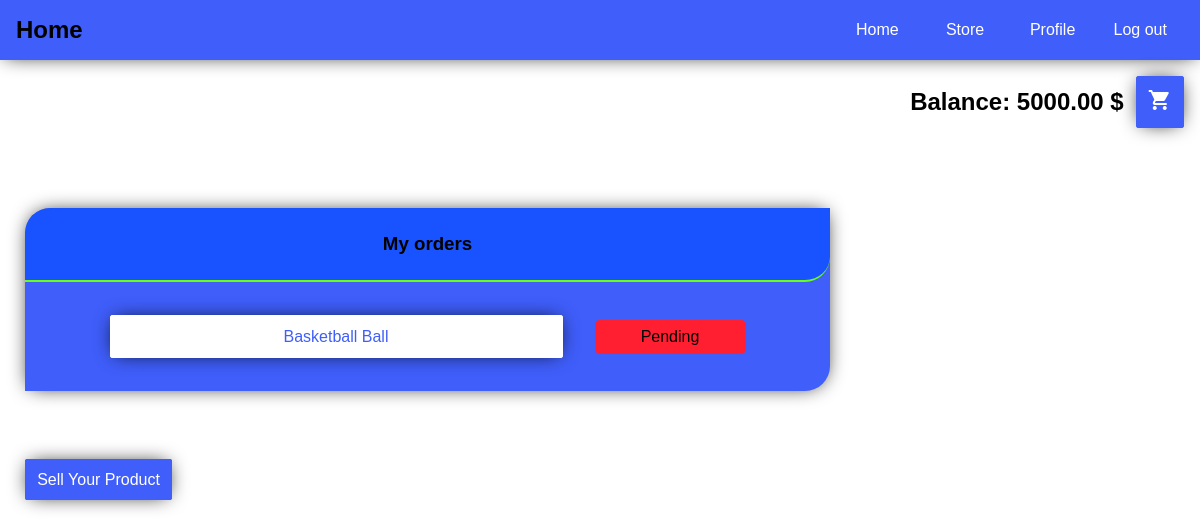
The app's page /ecommerce/ (signed in), older data.
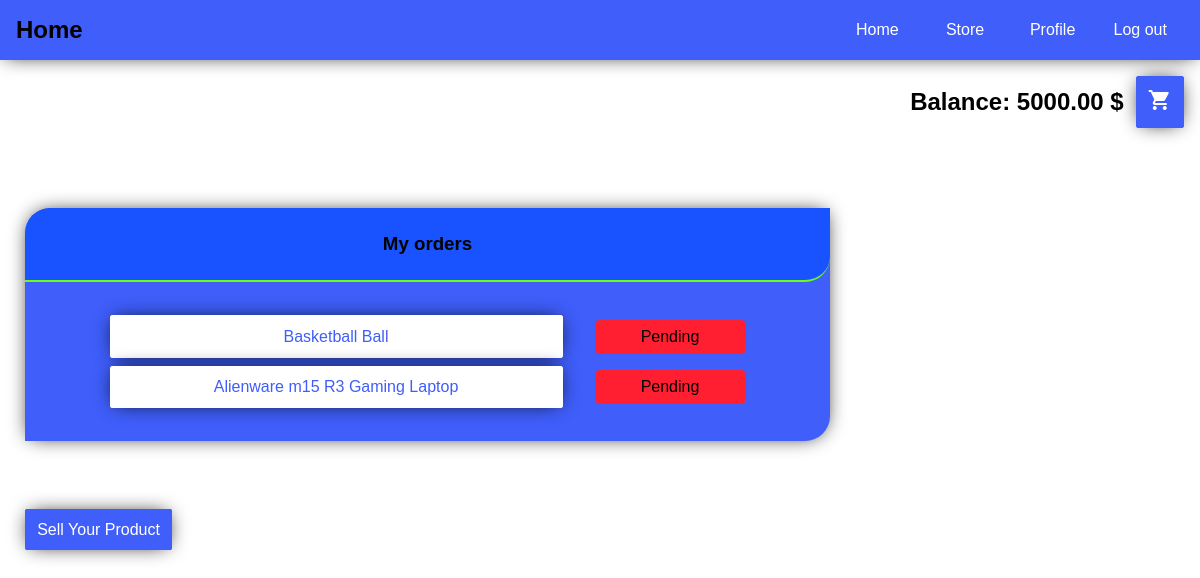
The same page, newer data.
### user/models.py (models this page shows, shortened)
class User(AbstractUser):
    username = models.CharField(max_length=30, unique=True)
    email = models.EmailField(max_length=60, unique=True)
    balance = models.DecimalField(default=0, max_digits=10, decimal_places=2, validators=[MinValueValidator(Decimal('0'))])
    first_name = models.CharField(max_length=60, null=True, blank=True)
    last_name = models.CharField(max_length=60, null=True, blank=True)
    is_admin = models.BooleanField(default=False)
    is_active = models.BooleanField(default=True)
    is_staff = models.BooleanField(default=False)
    is_superuser = models.BooleanField(default=False)
    date_joined = models.DateTimeField(auto_now_add=True)
    last_login = models.DateTimeField(auto_now=True)
    ACCOUNT_TYPE_CHOICES = [
        ('Premium', 'premium'),
        ('Default', 'default')
    ]
    account_type = models.CharField(max_length=20, choices=ACCOUNT_TYPE_CHOICES, default='default')
    USERNAME_FIELD = 'username'
    objects = UserManager()

### ecommerce/models.py (models this page shows, shortened)
class Order(models.Model):
    item = models.ForeignKey(to='Item', on_delete=models.CASCADE)
    cart = models.ForeignKey(to='Cart', on_delete=models.CASCADE)
    user = models.ForeignKey(to=User, on_delete=models.DO_NOTHING)
    price = models.DecimalField(default=0, max_digits=10, decimal_places=2,
                                validators=[MinValueValidator(Decimal('0'))])
    ordered = models.DateTimeField(auto_now_add=True)
    StatusChoices = [
        ('Pending', 'pending'),
        ('Shipped', 'shipped'),
        ('Delivered', 'delivered')
    ]
    status = models.CharField(choices=StatusChoices, max_length=30, default='Pending')

class Item(models.Model):
    name = models.CharField(max_length=200)
    tag = models.ManyToManyField(to='Tag')
    user = models.ForeignKey(to=User, on_delete=models.DO_NOTHING)
    quantity = models.PositiveIntegerField(default=1)
    available = models.BooleanField(default=True)
    price = models.DecimalField(default=0, max_digits=10, decimal_places=2,
                                validators=[MinValueValidator(Decimal('0'))])
    def __str__(self) -> str:
        return self.name

### ecommerce/views.py (the view)
# urls.py: path('', HomeView.as_view(), name='home'),
@method_decorator(login_required, name='dispatch')
class HomeView(View):
    template_name = 'ecommerce/home.html'
    def get(self, request, *args, **kwargs) -> 'HttpResponse':
        user = request.user
        orders = user.order_set.all()
        return render(request, self.template_name, {
            'user': user,
            'orders': orders
        })

### templates/ecommerce/home.html (shortened to what this page needs)
{% extends 'ecommerce/base.html' %}
{% block current_page %}
    Home
{% endblock %}
{% block page-content %}
    <div class="card large" style="min-width: 350px">
        <header>
            <h3>My orders</h3>
        </header>
        <section>
            <ul class="orders">
                {% for order in orders %}
                    <li>
                        <a href="{% url 'ecommerce:order' order.pk %}" class="btn btn-white">
                            {{ order.item }}
                        </a>
                        <span class="order-status {{ order.status|lower }}">{{ order.status }}</span>
                    </li>
                {% endfor %}
            </ul>
        </section>
    </div>
    <div style="margin-top: 5em;">
        <a class="btn" href="{% url 'ecommerce:create_item' %}">Sell Your Product</a>
    </div>
{% endblock %}

### templates/ecommerce/base.html (shortened to what this page needs)
{% extends 'base.html' %}
{% block navigation %}
    <nav class="navbar">
        <h2 class="nav-current-page">
            {% block current_page %}
            {% endblock %}
        </h2>
        <ul class="nav-links">
            <li>
                <a href="{% url 'ecommerce:home' %}">Home</a>
            </li>
            <li>
                <a href="{% url 'ecommerce:store' %}">Store</a>
            </li>
            <li>
                <a href="{% url 'ecommerce:profile' %}">Profile</a>
            </li>
            <li>
                <a href="{% url 'user:logout' %}" class="logout-link">Log out</a>
            </li>
        </ul>
    </nav>
    <div style="flex-direction: row-reverse; justify-content: right; margin-right: 1em; margin-top: 1em; display: flex">
        <a href="{% url 'ecommerce:cart' user.cart_set.last.id %}" class="btn"><span class="material-icons">
</span></a>
        <h2 style="margin: auto 0.5em auto 0; display: inline-block;">Balance: {{ user.balance }} $</h2>
    </div>
{% endblock %}
{% block content %}
    <div class="page-wrapper">
        {% block page-content %}
        {% endblock %}
    </div>
{% endblock %}

### templates/base.html (shortened to what this page needs)
<!DOCTYPE html>
<html lang="en">
<head>
    {% load static %}
    <link rel="stylesheet" href="{% static 'main.css' %}"/>
</head>
<body>
{% block navigation %}
{% endblock %}
{% block content %}
{% endblock %}
</body>
</html>

### static/main.css (style rules this page uses)
:root { --blue: #3f5efa; --dark-blue: #1953ff; --lime: #6aff0e; --graphite: #242121; --green: #19b501; --red: #ff1f31; --orange: #f8a00a; }
* { margin: 0; padding: 0; }
body { font-family: Consolas, Arial, sans-serif; }
a { text-decoration: none; cursor: pointer; color: black; }
.btn { padding: 0.7em; box-sizing: border-box; box-shadow: 0 0 20px -5px black; background-color: var(--blue); border: 1px solid var(--blue); border-radius: 2px; cursor: pointer; color: white; }
.btn-white { background-color: white; color: var(--blue); border-color: white; }
.page-wrapper { margin: 5em 25px; }
.orders { list-style: none; }
.orders li { display: grid; margin: 0.5em 0; grid-template-columns: 60% 20%; justify-content: center; grid-column-gap: 2em; }
.orders a { margin: auto 0; display: inline-block; }
.order-status { display: inline-block; padding: 0.5em; margin: auto 0; box-sizing: border-box; border-radius: 5px; }
.pending { background-color: var(--red); }

### static/components/navbar.css (style rules this page uses)
.navbar { display: flex; justify-content: space-between; box-sizing: border-box; box-shadow: 0 0 20px -5px black; width: 100%; padding: 1em; background-color: var(--blue); min-height: 60px; }
.nav-current-page { flex: 7; }
.nav-links { display: flex; flex: 3; }
.nav-links li { display: flex; list-style: none; flex: 1; justify-content: center; text-align: center; }
.nav-links a { display: inline-block; margin: auto 0; color: white; }

### static/components/card.css (style rules this page uses)
.card { background-color: var(--blue); border-bottom-right-radius: 25px; border-top-left-radius: 25px; box-sizing: border-box; text-align: center; overflow: hidden; box-shadow: 0 0 20px -5px black; }
.card > header { position: relative; border-top-left-radius: 25px; border-bottom-right-radius: 25px; border-bottom: 2px solid var(--lime); padding: 25px; box-sizing: border-box; top: 0; left: 0; background-color: var(--dark-blue); }
.card > section { border-top-left-radius: 25px; border-bottom-right-radius: 25px; padding: 25px; box-sizing: border-box; }
.large { width: 70%; min-width: 350px }

Row changes from the older to the newer data that the page shows:
added Order: item "Alienware m15 R3 Gaming Laptop", status "Pending"
